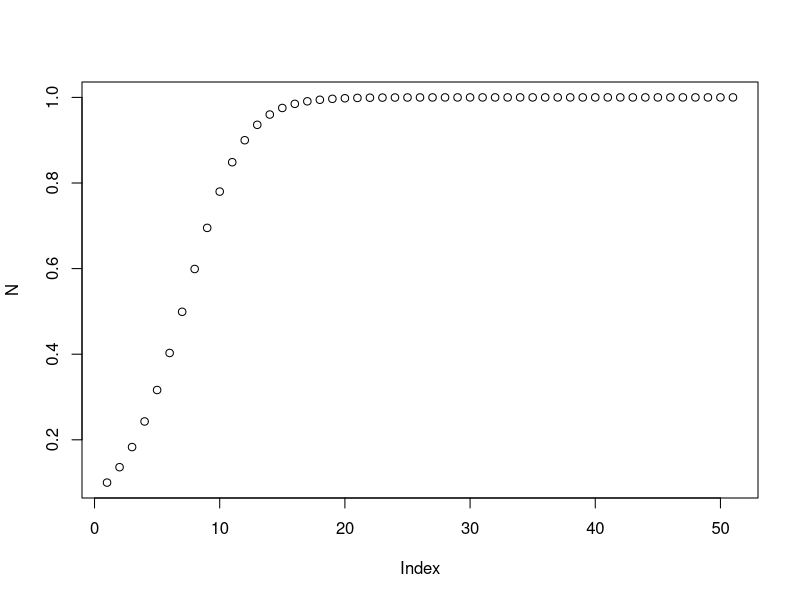
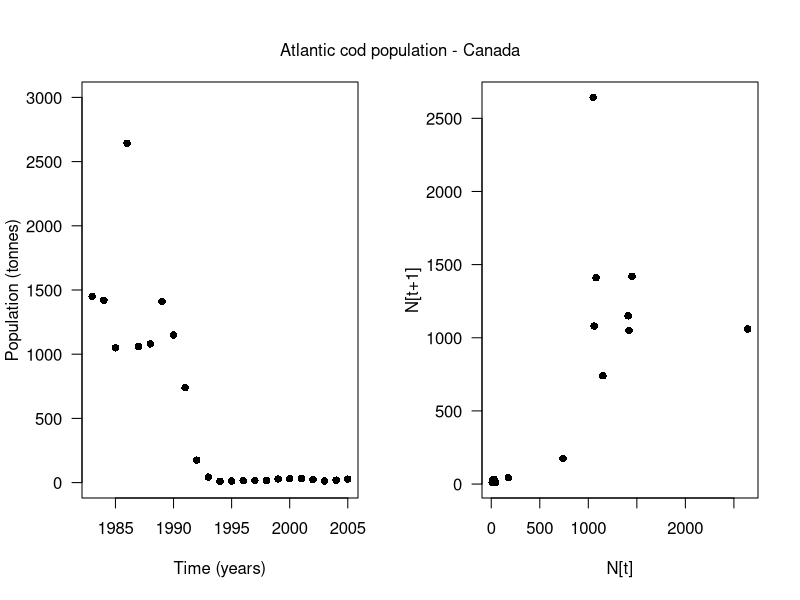

Recreate these plots in R, in order.
## ---- chunk 1
knitr::opts_chunk$set(echo = TRUE)
## ---- chunk 2
# Parameters
max_time = 50
r = 0.4
K = 1

N = vector('numeric',length=max_time)
N[1] = 0.1

# Iterate model
for (t in 1:max_time){
  N[t+1] = N[t] + r*N[t]*(1 - N[t]/K)
}

plot(N)

## ---- chunk 3
cod_pop <- c(1450, 1420, 1050, 2643, 1060, 1080, 1410, 1150, 740, 175, 43, 10, 12, 15, 16, 16, 28, 30, 32, 23, 12, 19, 27)
years <- c(1983, 1984, 1985, 1986, 1987, 1988, 1989, 1990, 1991, 1992, 
1993, 1994, 1995, 1996, 1997, 1998, 1999, 2000, 2001, 2002, 2003, 
2004, 2005)

par(mfrow=c(1,2))
plot(years,cod_pop,ylim=c(0,3000),las=1,ylab='Population (tonnes)',xlab='Time (years)',pch=16)
plot(cod_pop[1:(length(cod_pop)-1)],cod_pop[2:length(cod_pop)],ylab='N[t+1]',xlab='N[t]',las=1,pch=16)

mtext(text = 'Atlantic cod population - Canada',side = 3,line = -3,outer=T)
